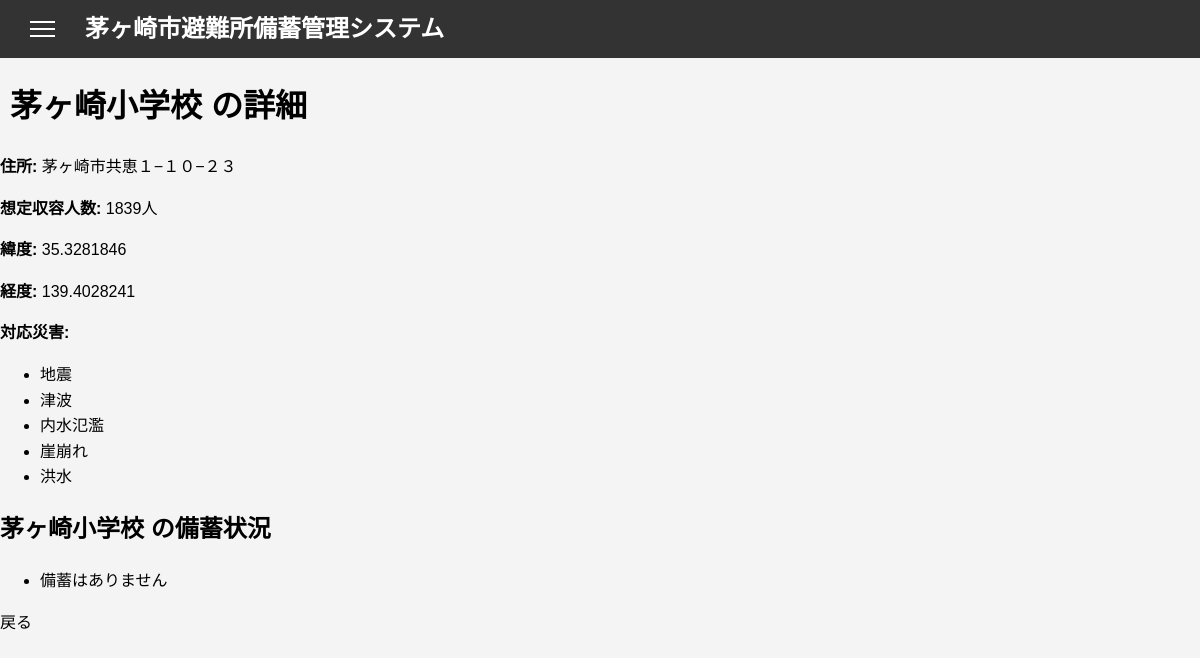
Page /shelter/1 (signed in) on the earlier database version.
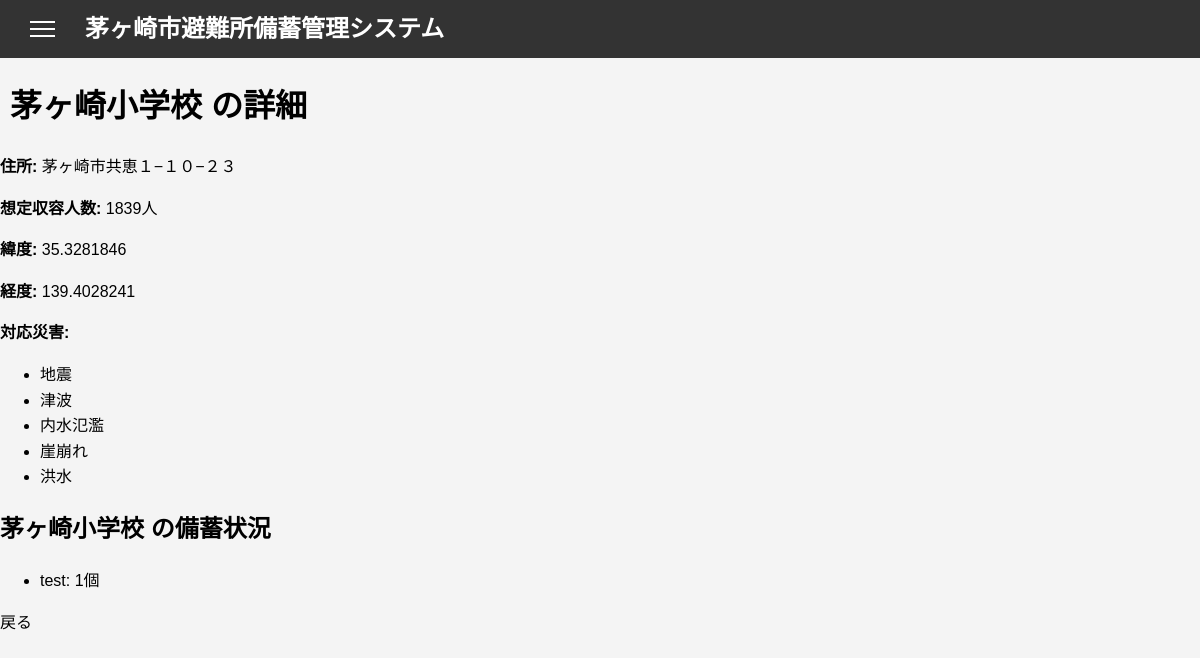
Same page on the later database version.
### app/models.py (models this page shows)
class Stock(db.Model):
    __tablename__ = 'stock'
    id = db.Column(db.Integer, primary_key=True, nullable=False)
    shelter_id = db.Column(db.Integer, db.ForeignKey('shelter.id'), nullable=False)
    category_id = db.Column(db.Integer, db.ForeignKey('stock_category.id'), nullable=True)
    stockname = db.Column(db.String(255), nullable=True)
    quantity = db.Column(db.String(100), nullable=True)
    unit = db.Column(db.String(100), nullable=True)
    location = db.Column(db.String(100), nullable=True)
    note = db.Column(db.Text, nullable=True)
    expiration = db.Column(db.Date, nullable=True)
    condition = db.Column(db.Text, nullable=True)
    shelter = db.relationship('Shelter', backref='stocks')
    category = db.relationship('StockCategory', backref='stocks')

### app/shelter.py (the view)
@shelter_bp.route('/shelter/<int:shelter_id>')
def shelter_detail(shelter_id):
    shelter = Shelter.query.get_or_404(shelter_id)
    stocks = Stock.query.filter_by(shelter_id=shelter.id).all()
    return render_template('shelter_detail.html', shelter=shelter, stocks=stocks)

### app/__init__.py (called while the page is built)
def create_app():
    app = Flask(__name__)
    app.config['SECRET_KEY'] = 'your_secret_key'
    app.config['SQLALCHEMY_DATABASE_URI'] = 'sqlite:///app.db'
    app.config['UPLOAD_FOLDER'] = ''
    db.init_app(app)
    login_manager.init_app(app)
    login_manager.login_view = 'main.login'
    migrate.init_app(app, db)
    from .main import main
    app.register_blueprint(main)
    from .admin import admin_bp
    app.register_blueprint(admin_bp)
    from .shelter import shelter_bp
    app.register_blueprint(shelter_bp)
    @login_manager.user_loader
    def load_user(user_id):
        from .models import User
        return User.query.get(int(user_id))
    return app

### app/models.py (called while the page is built)
    def is_admin(self):
        return Admin.query.filter_by(email=self.email).first() is not None

### app/templates/shelter_detail.html (shortened to what this page needs)
{% extends "base.html" %}
{% block content %}
    <h1>{{ shelter.name }} の詳細</h1>
    <p><strong>住所:</strong> {{ shelter.address }}</p>
    <p><strong>想定収容人数:</strong> {{ shelter.capacity }}人</p>
    <p><strong>緯度:</strong> {{ shelter.latitude }}</p>
    <p><strong>経度:</strong> {{ shelter.longitude }}</p>
    <p><strong>対応災害:</strong></p>
    <ul>
        {% if shelter.earthquake is not none and shelter.earthquake == 1 %}
            <li>地震</li>
        {% endif %}
        {% if shelter.tsunami is not none and shelter.tsunami == 1 %}
            <li>津波</li>
        {% endif %}
        {% if shelter.inland_flooding is not none and shelter.inland_flooding == 1 %}
            <li>内水氾濫</li>
        {% endif %}
        {% if shelter.landslide is not none and shelter.landslide == 1 %}
            <li>崖崩れ</li>
        {% endif %}
        {% if shelter.flood is not none and shelter.flood == 1 %}
            <li>洪水</li>
        {% endif %}
    </ul>
    <h2>{{ shelter.name }} の備蓄状況</h2>
    <ul>
        {% if stocks %}
            {% for stock in stocks %}
                <li>{{ stock.stockname }}: {{ stock.quantity }}個</li>
            {% endfor %}
        {% else %}
            <li>備蓄はありません</li>
        {% endif %}
    </ul>
    <a href="/">戻る</a>
{% endblock %}

Differences in the rows shown:
added Stock: stockname "test", quantity "1"
Other differences:
text no longer shown: "備蓄はありません"
